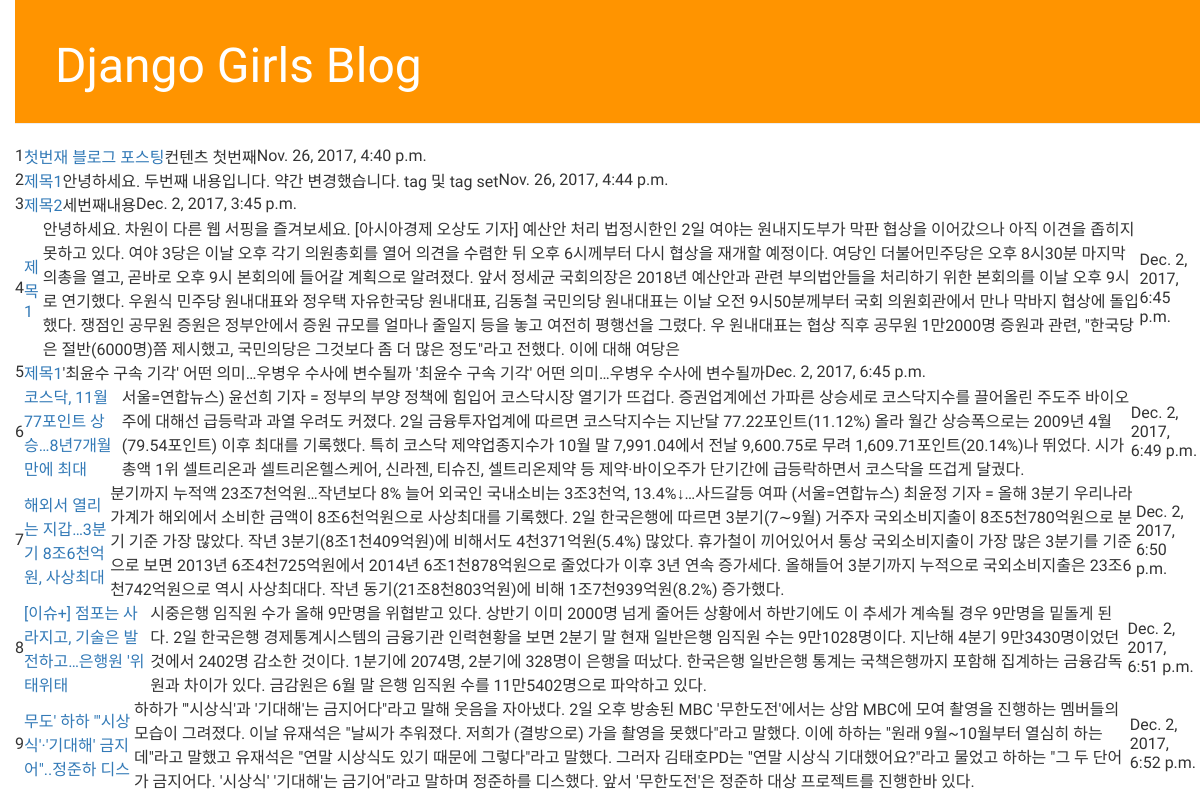
Before: / with the older database file.
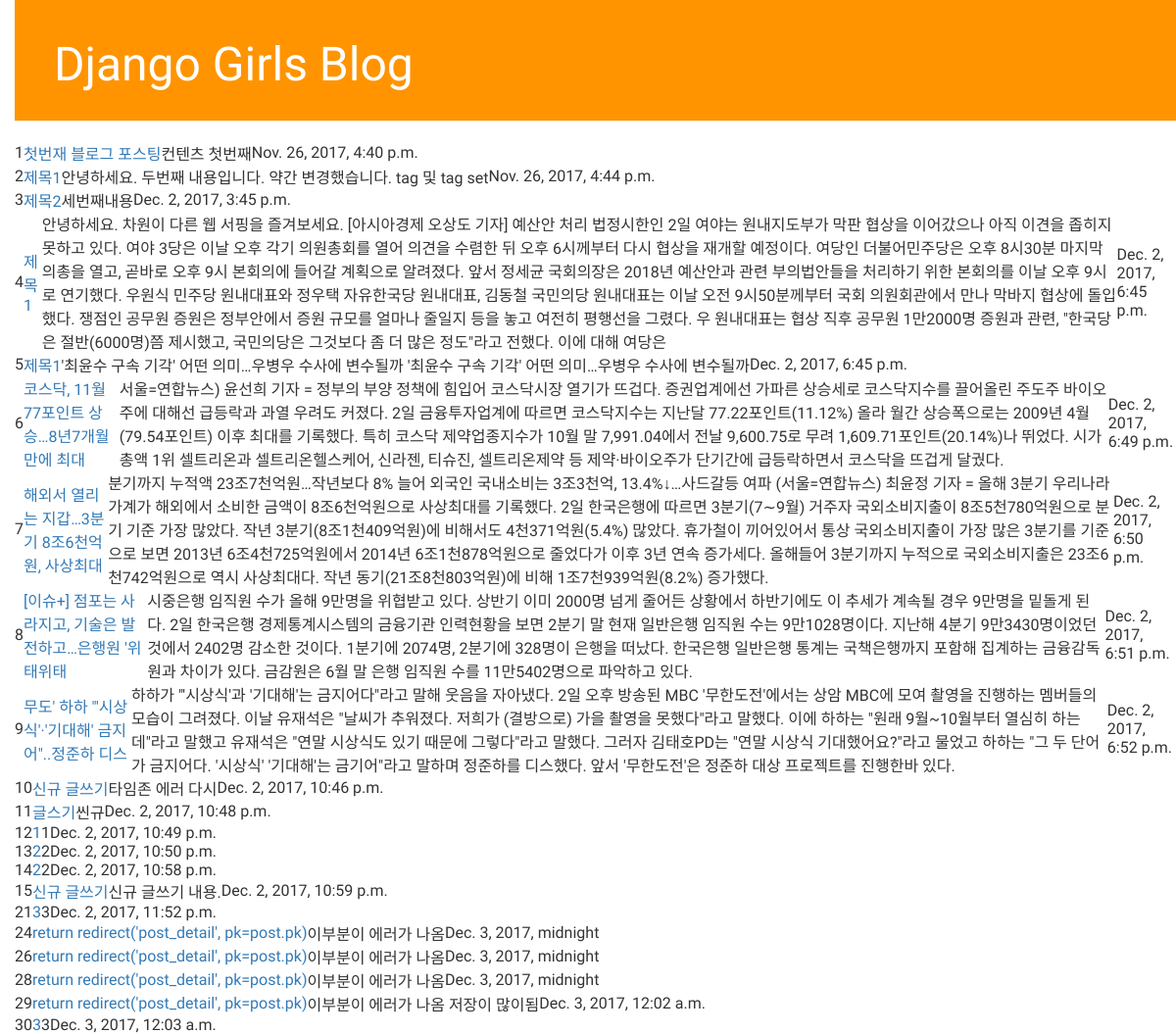
After: the same page with the newer database file.
### blog/models.py (models this page shows)
class Post(models.Model):
    author = models.CharField(max_length=20)
    title = models.CharField(max_length=100,verbose_name='제목',)
    content = models.TextField(verbose_name='내용')
    tags = models.CharField(max_length=100, blank=True)
    tag_set = models.ManyToManyField('Tag',blank=True)
    created_at = models.DateTimeField(auto_now_add=True,verbose_name='작성일시')
    updated_at = models.DateTimeField(auto_now=True,verbose_name='수정일시')

### blog/views.py (the view)
# urls.py: url(r'^$', views.post_list, name='post_list'),
def post_list(request):
       qs= Post.objects.all()
       return render(request, 'blog/post_list.html', {'post_list': qs,})

### blog/templates/blog/post_list.html
{% extends 'blog/base.html' %}
{% block content %}
        {% for post in post_list %}
            <table>
            <tr>
                <td>{{ post.id}} </td>
                <td>
                    <a href="">{{ post.title }}</a>
                </td>
                <td>{{ post.content}} </td>
                <td>{{ post.updated_at}} </td>
            </tr>
            </table>
        {% endfor %}
{% endblock %}

### blog/templates/blog/base.html (shortened to what this page needs)
{% load staticfiles %}
<html>
    <head>
        <link rel="stylesheet" href="//maxcdn.bootstrapcdn.com/bootstrap/3.2.0/css/bootstrap.min.css">
        <link rel="stylesheet" href="//maxcdn.bootstrapcdn.com/bootstrap/3.2.0/css/bootstrap-theme.min.css">
        <link rel="stylesheet" href="{% static 'css/blog.css' %}">
    </head>
    <body>
          <div class="page-header">
              <h1><a href="/">Django Girls Blog</a></h1>
          </div>
            {% block content %}
            {% endblock %}
</html>

### blog/static/css/blog.css (style rules this page uses)
h1 a { color: #FCA205; }
body { padding-left: 15px; font-family: 'Lobster' }
.page-header { background-color: #ff9400; margin-top: 0; padding: 20px 20px 20px 40px; }
.page-header h1, .page-header h1 a, .page-header h1 a:visited, .page-header h1 a:active { color: #ffffff; font-size: 36pt; text-decoration: none; }
h1, h2, h3, h4 { font-family: 'Lobster', cursive; }

Changed rows visible on the page:
added Post: id "10", title "신규 글쓰기", content "타임존 에러 다시", updated_at "Dec. 2, 2017, 10:46 p.m."
added Post: id "11", title "글스기", content "씬규", updated_at "Dec. 2, 2017, 10:48 p.m."
added Post: id "12", title "1", content "1", updated_at "Dec. 2, 2017, 10:49 p.m."
added Post: id "13", title "2", content "2", updated_at "Dec. 2, 2017, 10:50 p.m."
added Post: id "14", title "2", content "2", updated_at "Dec. 2, 2017, 10:58 p.m."
added Post: id "15", title "신규 글쓰기", content "신규 글쓰기 내용.", updated_at "Dec. 2, 2017, 10:59 p.m."
added Post: id "21", title "3", content "3", updated_at "Dec. 2, 2017, 11:52 p.m."
added Post: id "24", title "return redirect('post_detail', pk=post.pk)", content "이부분이 에러가 나옴", updated_at "Dec. 3, 2017, midnight"
added Post: id "26", title "return redirect('post_detail', pk=post.pk)", content "이부분이 에러가 나옴", updated_at "Dec. 3, 2017, midnight"
added Post: id "28", title "return redirect('post_detail', pk=post.pk)", content "이부분이 에러가 나옴", updated_at "Dec. 3, 2017, midnight"
added Post: id "29", title "return redirect('post_detail', pk=post.pk)", content "이부분이 에러가 나옴 저장이 많이됨", updated_at "Dec. 3, 2017, 12:02 a.m."
added Post: id "30", title "3", content "3", updated_at "Dec. 3, 2017, 12:03 a.m."
